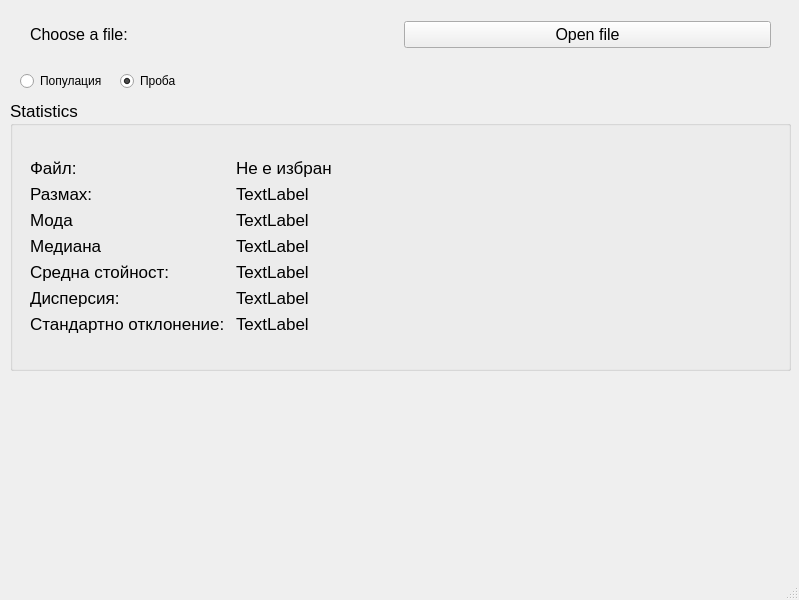
<?xml version="1.0" encoding="UTF-8"?>
<ui version="4.0">
 <class>MainWindow</class>
 <widget class="QMainWindow" name="MainWindow">
  <property name="geometry">
   <rect>
    <x>0</x>
    <y>0</y>
    <width>799</width>
    <height>600</height>
   </rect>
  </property>
  <property name="windowTitle">
   <string>Excel Statistics</string>
  </property>
  <widget class="QWidget" name="centralwidget">
   <widget class="QGroupBox" name="optionGroup">
    <property name="geometry">
     <rect>
      <x>10</x>
      <y>100</y>
      <width>781</width>
      <height>271</height>
     </rect>
    </property>
    <property name="font">
     <font>
      <pointsize>13</pointsize>
     </font>
    </property>
    <property name="title">
     <string>Statistics</string>
    </property>
    <widget class="QWidget" name="formLayoutWidget">
     <property name="geometry">
      <rect>
       <x>20</x>
       <y>40</y>
       <width>741</width>
       <height>211</height>
      </rect>
     </property>
     <layout class="QFormLayout" name="formLayout">
      <property name="labelAlignment">
       <set>Qt::AlignJustify|Qt::AlignVCenter</set>
      </property>
      <property name="formAlignment">
       <set>Qt::AlignRight|Qt::AlignTrailing|Qt::AlignVCenter</set>
      </property>
      <item row="0" column="0">
       <widget class="QLabel" name="fileLabel">
        <property name="font">
         <font>
          <pointsize>13</pointsize>
         </font>
        </property>
        <property name="text">
         <string>Файл:</string>
        </property>
       </widget>
      </item>
      <item row="0" column="1">
       <widget class="QLabel" name="fileName">
        <property name="font">
         <font>
          <pointsize>13</pointsize>
         </font>
        </property>
        <property name="text">
         <string>Не е избран</string>
        </property>
       </widget>
      </item>
      <item row="1" column="0">
       <widget class="QLabel" name="scopeLabel">
        <property name="font">
         <font>
          <pointsize>13</pointsize>
         </font>
        </property>
        <property name="text">
         <string>Размах:</string>
        </property>
       </widget>
      </item>
      <item row="2" column="0">
       <widget class="QLabel" name="modeLabel">
        <property name="font">
         <font>
          <pointsize>13</pointsize>
         </font>
        </property>
        <property name="text">
         <string>Мода</string>
        </property>
       </widget>
      </item>
      <item row="3" column="0">
       <widget class="QLabel" name="medianLabel">
        <property name="font">
         <font>
          <pointsize>13</pointsize>
         </font>
        </property>
        <property name="text">
         <string>Медиана</string>
        </property>
       </widget>
      </item>
      <item row="4" column="0">
       <widget class="QLabel" name="averageLabel">
        <property name="font">
         <font>
          <pointsize>13</pointsize>
         </font>
        </property>
        <property name="text">
         <string>Средна стойност:</string>
        </property>
       </widget>
      </item>
      <item row="5" column="0">
       <widget class="QLabel" name="varianceLabel">
        <property name="font">
         <font>
          <pointsize>13</pointsize>
         </font>
        </property>
        <property name="text">
         <string>Дисперсия:</string>
        </property>
       </widget>
      </item>
      <item row="6" column="0">
       <widget class="QLabel" name="deviationLabel">
        <property name="font">
         <font>
          <pointsize>13</pointsize>
         </font>
        </property>
        <property name="text">
         <string>Стандартно отклонение: </string>
        </property>
       </widget>
      </item>
      <item row="1" column="1">
       <widget class="QLabel" name="scope">
        <property name="font">
         <font>
          <pointsize>13</pointsize>
         </font>
        </property>
        <property name="text">
         <string>TextLabel</string>
        </property>
       </widget>
      </item>
      <item row="2" column="1">
       <widget class="QLabel" name="mode">
        <property name="font">
         <font>
          <pointsize>13</pointsize>
         </font>
        </property>
        <property name="text">
         <string>TextLabel</string>
        </property>
       </widget>
      </item>
      <item row="3" column="1">
       <widget class="QLabel" name="median">
        <property name="font">
         <font>
          <pointsize>13</pointsize>
         </font>
        </property>
        <property name="text">
         <string>TextLabel</string>
        </property>
       </widget>
      </item>
      <item row="4" column="1">
       <widget class="QLabel" name="average">
        <property name="font">
         <font>
          <pointsize>13</pointsize>
         </font>
        </property>
        <property name="text">
         <string>TextLabel</string>
        </property>
       </widget>
      </item>
      <item row="5" column="1">
       <widget class="QLabel" name="variance">
        <property name="font">
         <font>
          <pointsize>13</pointsize>
         </font>
        </property>
        <property name="text">
         <string>TextLabel</string>
        </property>
       </widget>
      </item>
      <item row="6" column="1">
       <widget class="QLabel" name="deviation">
        <property name="font">
         <font>
          <pointsize>13</pointsize>
         </font>
        </property>
        <property name="text">
         <string>TextLabel</string>
        </property>
       </widget>
      </item>
     </layout>
    </widget>
   </widget>
   <widget class="QWidget" name="horizontalLayoutWidget">
    <property name="geometry">
     <rect>
      <x>10</x>
      <y>9</y>
      <width>781</width>
      <height>51</height>
     </rect>
    </property>
    <layout class="QHBoxLayout" name="horizontalLayout">
     <property name="leftMargin">
      <number>20</number>
     </property>
     <property name="rightMargin">
      <number>20</number>
     </property>
     <item>
      <widget class="QLabel" name="chooseLabel">
       <property name="font">
        <font>
         <pointsize>12</pointsize>
        </font>
       </property>
       <property name="text">
        <string>Choose a file: </string>
       </property>
      </widget>
     </item>
     <item>
      <widget class="QPushButton" name="chooseButton">
       <property name="font">
        <font>
         <pointsize>12</pointsize>
        </font>
       </property>
       <property name="text">
        <string>Open file</string>
       </property>
      </widget>
     </item>
    </layout>
   </widget>
   <widget class="QLabel" name="error">
    <property name="geometry">
     <rect>
      <x>10</x>
      <y>540</y>
      <width>781</width>
      <height>16</height>
     </rect>
    </property>
    <property name="text">
     <string/>
    </property>
   </widget>
   <widget class="QRadioButton" name="populationRadio">
    <property name="geometry">
     <rect>
      <x>20</x>
      <y>70</y>
      <width>91</width>
      <height>22</height>
     </rect>
    </property>
    <property name="text">
     <string>Популация</string>
    </property>
   </widget>
   <widget class="QRadioButton" name="sampleRadio">
    <property name="geometry">
     <rect>
      <x>120</x>
      <y>70</y>
      <width>91</width>
      <height>22</height>
     </rect>
    </property>
    <property name="text">
     <string>Проба</string>
    </property>
    <property name="checked">
     <bool>true</bool>
    </property>
   </widget>
  </widget>
  <widget class="QMenuBar" name="menubar">
   <property name="geometry">
    <rect>
     <x>0</x>
     <y>0</y>
     <width>799</width>
     <height>21</height>
    </rect>
   </property>
  </widget>
  <widget class="QStatusBar" name="statusbar"/>
 </widget>
 <resources/>
 <connections/>
</ui>
